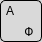
              <widget class="QWidget" name="key_A" native="true">
               <property name="minimumSize">
                <size>
                 <width>42</width>
                 <height>42</height>
                </size>
               </property>
               <property name="maximumSize">
                <size>
                 <width>42</width>
                 <height>42</height>
                </size>
               </property>
               <property name="styleSheet">
                <string notr="true">border: 1px solid black;
background-color: #D9D9D9; 
border-radius: 5px;
 color: black; 
</string>
               </property>
               <layout class="QGridLayout" name="gridLayout_35" rowstretch="0,0,0,0" columnstretch="0,0,0">
                <property name="leftMargin">
                 <number>0</number>
                </property>
                <property name="topMargin">
                 <number>0</number>
                </property>
                <property name="rightMargin">
                 <number>0</number>
                </property>
                <property name="bottomMargin">
                 <number>0</number>
                </property>
                <property name="spacing">
                 <number>0</number>
                </property>
                <item row="3" column="2">
                 <widget class="QLabel" name="label_6">
                  <property name="styleSheet">
                   <string notr="true">border: none;  background: transparent</string>
                  </property>
                  <property name="text">
                   <string> Ф</string>
                  </property>
                 </widget>
                </item>
                <item row="3" column="0">
                 <widget class="QLabel" name="label_34">
                  <property name="styleSheet">
                   <string notr="true">border: none; background: transparent</string>
                  </property>
                  <property name="text">
                   <string/>
                  </property>
                 </widget>
                </item>
                <item row="2" column="0">
                 <widget class="QLabel" name="label_68">
                  <property name="styleSheet">
                   <string notr="true">border: none;  background: transparent</string>
                  </property>
                  <property name="text">
                   <string>  A</string>
                  </property>
                 </widget>
                </item>
               </layout>
              </widget>
